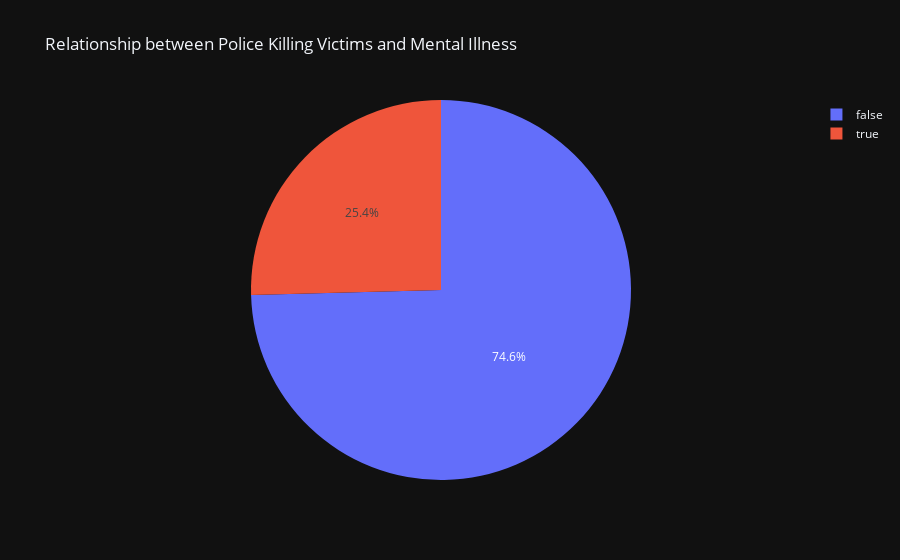

Here is the notebook cell this chart was saved with:
### Code cell
px.pie(
    title = 'Relationship between Police Killing Victims and Mental Illness',
    names = fatalities_by_mental_illness.index,
    values = fatalities_by_mental_illness.values,
)

### Figure 1 — Plotly figure (JSON) as saved in the notebook; plotly's stock layout.template omitted (floating-point values rounded to 4 significant figures)
{"data": [{"domain": {"x": [0.0, 1.0], "y": [0.0, 1.0]}, "hovertemplate": "label=%{label}<br>value=%{value}<extra></extra>", "labels": [false, true], "legendgroup": "", "name": "", "showlegend": true, "values": [1681, 573], "type": "pie"}], "layout": {"legend": {"tracegroupgap": 0}, "title": {"text": "Relationship between Police Killing Victims and Mental Illness"}}}
